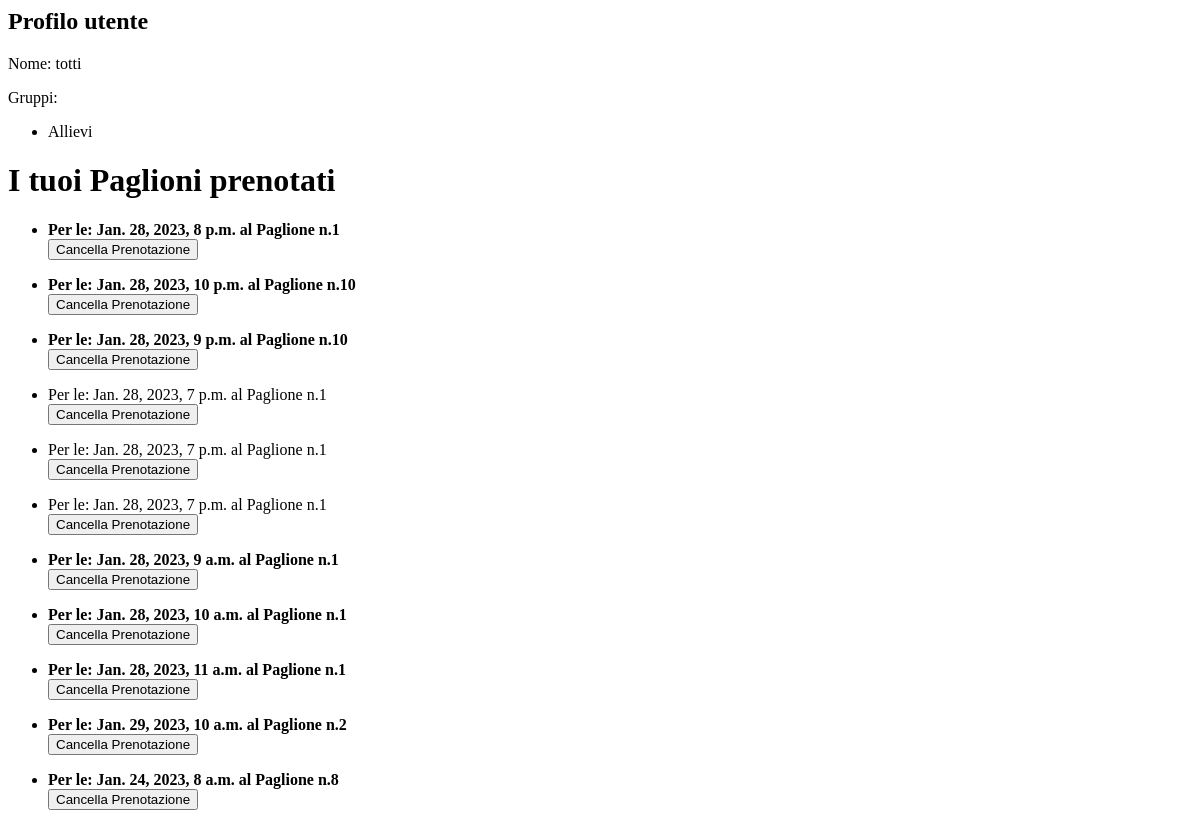
/accounts/profile/ (signed in), run on an earlier commit of the app's database.
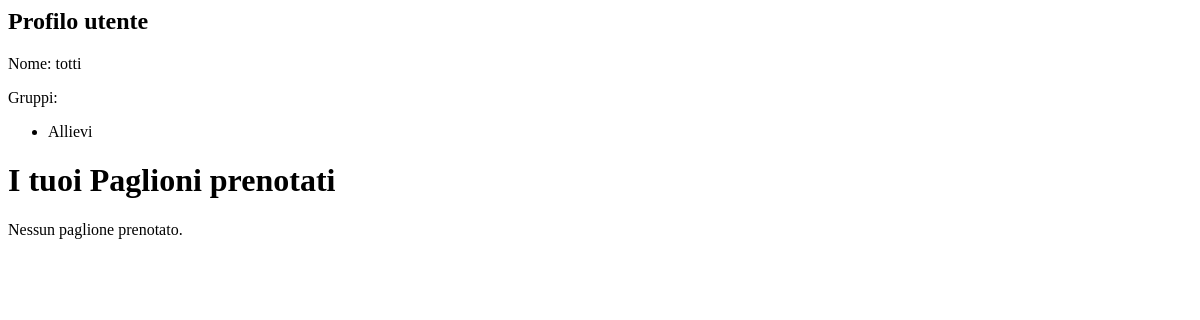
And on a later commit of the database.
### prenotazioni/models.py (models this page shows, shortened)
class Prenotazione(models.Model):
    priorità = models.DateTimeField()
    ora_prenotata = models.DateTimeField()
    paglione = models.ForeignKey(
        Paglione, on_delete=models.CASCADE, related_name='prenotazioni')
    utente = models.ForeignKey(User, on_delete=models.PROTECT, blank=True,
                               null=True, default=None, related_name="prenotazioni")
    def primo_priorità(self):
        return Prenotazione.objects.filter(ora_prenotata=self.ora_prenotata, paglione=self.paglione).order_by('priorità').first() == self
    class Meta:
        verbose_name_plural = "Prenotazioni"

class Paglione(models.Model):
    attivo = models.BooleanField(default=True)
    class Meta:
        verbose_name_plural = "Paglioni"

### utenti/views.py (the view)
# urls.py: path('profile/', ProfileView.as_view(), name='profile'),
class ProfileView(LoginRequiredMixin, TemplateView):
    template_name = 'profile.html'
    def get_context_data(self, **kwargs):
        context = super().get_context_data(**kwargs)
        prenotazioni = Prenotazione.objects.filter(utente=self.request.user)
        context['prenotazioni'] = {
            prenotazione: prenotazione.primo_priorità() for prenotazione in prenotazioni}
        return context

### utenti/templates/profile.html (shortened to what this page needs)
<h2>Profilo utente</h2>
<p>Nome: {{ user }} </p>
<p>Gruppi:
    <ul>
        {% for group in user.groups.all %}
            <li>{{ group.name }}</li>
        {% endfor %}
    </ul>
</p>
{% block content %}
    <h1>I tuoi Paglioni prenotati</h1>
    {% if prenotazioni %}
        <ul>
            {% for prenotazione,primo in prenotazioni.items %}
                {% if primo %}
                    <li> <b> Per le: {{ prenotazione.ora_prenotata }}    al Paglione n.{{ prenotazione.paglione.id }} </b>
                        <form action="{% url 'cancella_prenotazione' prenotazione.id %}" method="post">
                            <input type="submit" value="Cancella Prenotazione">
                        </form>
                    </li>
                {% else %}
                    <li>Per le: {{ prenotazione.ora_prenotata }}    al Paglione n.{{ prenotazione.paglione.id }}
                        <form action="{% url 'cancella_prenotazione' prenotazione.id %}" method="post">
                            <input type="submit" value="Cancella Prenotazione">
                        </form>
                    </li>
                {% endif %}
            {% endfor %}
        </ul>
    {% else %}
        <p>Nessun paglione prenotato.</p>
    {% endif %}
{% endblock %}

What changed in the data, as far as the page shows it:
removed Prenotazione: ora_prenotata "Jan. 28, 2023, 8 p.m.", paglione.id "1"
removed Prenotazione: ora_prenotata "Jan. 28, 2023, 10 p.m.", paglione.id "10"
removed Prenotazione: ora_prenotata "Jan. 28, 2023, 9 p.m.", paglione.id "10"
removed Prenotazione: ora_prenotata "Jan. 28, 2023, 7 p.m.", paglione.id "1"
removed Prenotazione: ora_prenotata "Jan. 28, 2023, 7 p.m.", paglione.id "1"
removed Prenotazione: ora_prenotata "Jan. 28, 2023, 7 p.m.", paglione.id "1"
removed Prenotazione: ora_prenotata "Jan. 28, 2023, 9 a.m.", paglione.id "1"
removed Prenotazione: ora_prenotata "Jan. 28, 2023, 10 a.m.", paglione.id "1"
removed Prenotazione: ora_prenotata "Jan. 28, 2023, 11 a.m.", paglione.id "1"
removed Prenotazione: ora_prenotata "Jan. 29, 2023, 10 a.m.", paglione.id "2"
removed Prenotazione: ora_prenotata "Jan. 24, 2023, 8 a.m.", paglione.id "8"
Also different on the page:
text now shown: "Nessun paglione prenotato."
